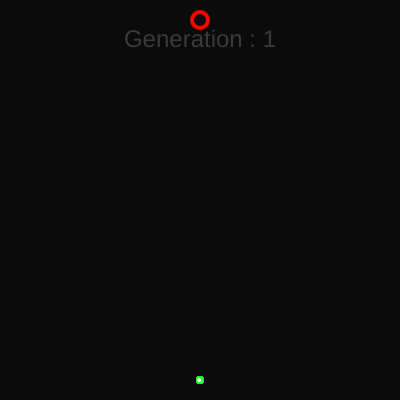
Frame 1 (no input)
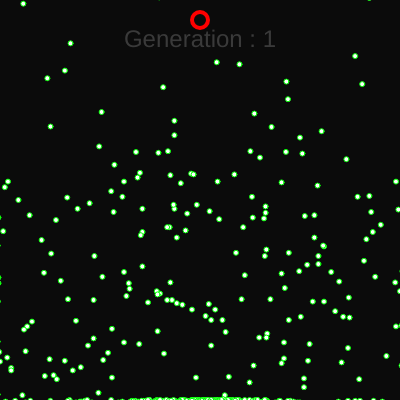
Frame 60 (no input)
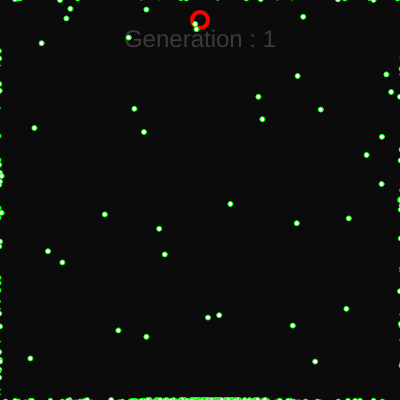
Frame 120 (the mouse pressed at the canvas centre since frame 60)

The p5.js sketch that drew these frames (run headless with seeded random() and noise() and a simulated clock; from frame 60 on, the mouse is pressed at the canvas centre):

// p5.js sketch
// ── sketch.js

let generation = 1;
let walls = [];
let population;
let mutation_rate = 0.01;
let drawing = false;

let startPos;
let endPos;

function setup(){
    // Create canvas
    createCanvas(400, 400);

    population = new Population(500);
    startPos = createVector(0, 0);
    endPos = createVector(0, 0);
}

function draw(){
    background(11);

    // Show Walls
    walls.forEach(wall => {
        wall.show();
    })

    // Draw Walls
    if(drawing){
        push();
        strokeWeight(4);
        stroke(255);
        noFill();
        rect(mouseX, mouseY, startPos.x - mouseX, startPos.y - mouseY);
        pop();
    }

    // Update and show
    population.update();
    population.show();

    // If All Dead
    if (population.allDead()){
        generation ++;
        population.reset();
    }

    // Collision
    population.collide(walls);

    // Generation Text
    push();
    textAlign(CENTER, CENTER);
    textSize(24);
    fill(255, 50);
    text("Generation : " + generation, width/2, 40);
    pop();

    // Help Text
    push();
    text("Tap Once to start drawing, tap again to stop", )
}

function mousePressed(){
    drawing = !drawing;
    if (drawing){
        startPos.set(mouseX, mouseY);
    }else{
        endPos.set(mouseX - startPos.x, mouseY - startPos.y);
        walls[walls.length] = new Wall(startPos.x, startPos.y, endPos.x, endPos.y);
    }
}

// ── dot.js
class Dot{
    constructor(){
        this.size = 5;
        this.speed = 0.8;
        this.lifetime = 5 * 60;
        this.ctr = 0;
        this.fitness = 0;

        this.pos = createVector(width/2, height - 20);
        this.vel = createVector();
        this.acc = createVector();

        this.genes = [];
        for(let i = 0; i < this.lifetime; i++){
            this.genes[i] = createVector(int(random(-2, 2)), int(random(-2, 2))).mult(this.speed);
        }

        this.dead = false;
    }

    show(){
        push();
        fill(255);
        stroke(0, 255, 0);
        circle(this.pos.x, this.pos.y, this.size);
        pop();
    }

    update(target){
        this.acc = this.genes[this.ctr++];
        this.vel.add(this.acc);
        this.vel.limit(10);
        this.pos.add(this.vel);

        // Check if dead
        if (this.pos.x < 0 || this.pos.x > width || this.pos.y < 0 || this.pos.y > width){
            this.dead = true;
        }
        if (this.ctr >= this.lifetime){
            this.dead = true;
        }
        
        let x = target.x - this.pos.x;
        let y = target.y - this.pos.y;
        if ((x*x + y*y) < (10*10)){
            this.dead = true;
        }
    }

    reset(){
        // Actual resetting
        this.pos = createVector(width/2, height - 20);
        this.vel = createVector();
        this.acc = createVector();
        this.ctr = 0;
        this.fitness = 0; // Don't need this cause directly assigning in calculate_fitness
        
        this.dead = false;
    }

    calculate_fitness(target){
        let x = target.x - this.pos.x;
        let y = target.y - this.pos.y;
        let res = Math.sqrt(x*x + y*y);
        this.fitness = res;
    }

    mutate(){
        for(let i = 0; i < this.genes.length; i++){
            if(random(1) < mutation_rate){
                this.genes[i] = createVector(int(random(-2, 2)), int(random(-2, 2))).mult(this.speed);
            }
        }
    }

    clone(){
        let clone = new Dot();
        clone.genes = this.genes.slice();
        return clone;
    }

    crossover(partner){
        let child = null;
        if(random(1) < 0.5){
            child = this.clone();
        }
        else{
            child = partner.clone();
        }
        return child;
    }

}

// ── population.js
class Population{
    constructor(pop_len){
        this.pop_len = pop_len;
        this.population = [];
        this.target = createVector(width/2, 20);

        // Initialize population
        for(let i = 0; i < this.pop_len; i++){
            this.population[i] = new Dot();
        }
    }

    update(){
        // Update if not dead
        this.population.forEach(dot => {
            if (!dot.dead) dot.update(this.target);
        });
    }

    reset(){
        // Calculate fitness values
        this.population.forEach(dot => {
            dot.calculate_fitness(this.target);
        });

        // Sort based on fitness (closest to target at start)
        this.sort();

        // Crossover (Just cloning right now)
        for(let i = 0; i < this.pop_len; i++){
            let parent1 = this.population[int(random(0, this.pop_len / 5))];
            let parent2 = this.population[int(random(0, this.pop_len / 5))];

            this.population[i] = parent1.crossover(parent2);
        }

        // Mutate to introduce some randomness
        this.mutate();
        
        // Reset Every Dot
        this.population.forEach(dot => {
            dot.reset();
        });
    }

    collide(walls){
        // Collision with walls
        this.population.forEach(dot => {
            walls.forEach(wall => {
                if (wall.collide(dot)){
                    dot.dead = true;
                }
            });
        });
    }

    show(){
        // Show Target
        push();
        stroke(255, 0, 0);
        strokeWeight(4);
        noFill();
        circle(this.target.x, this.target.y, 16);
        pop();

        // Show Population
        this.population.forEach(dot => {
            dot.show();
        });
    }

    allDead(){
        let ad = true;
        this.population.forEach(dot => {
            if (!dot.dead){
                ad = false;
            }
        });
        return ad;
    }

    sort(){
        for(let i = 0; i < this.pop_len; i++){
            for(let j = i; j < this.pop_len; j++){
                if (this.population[i].fitness > this.population[j].fitness){
                    let temp = this.population[i];
                    this.population[i] = this.population[j];
                    this.population[j] = temp;
                }
            }
        }
    }

    crossover(){
        for(let i = 0; i < this.population.length; i++){
            let parent1 = this.population[int(random(0, this.pop_len / 2))];
            let parent2 = this.population[int(random(0, this.pop_len / 2))];

            let child = parent1.crossover(parent2);
            this.population[i] = child;
        }
    }

    mutate(mr){
        this.population.forEach(dot => {
            dot.mutate();
        })
    }
}

// ── style.css
 /* The switch - the box around the slider */
.switch {
  position: relative;
  display: inline-block;
  width: 40px;
  height: 24px;
}

/* Hide default HTML checkbox */
.switch input {
  opacity: 0;
  width: 0;
  height: 0;
}

/* The slider */
.slider {
  position: absolute;
  cursor: pointer;
  top: 0;
  left: 0;
  right: 0;
  bottom: 0;
  background-color: #ccc;
  -webkit-transition: .4s;
  transition: .4s;
}

.slider:before {
  position: absolute;
  content: "";
  height: 16px;
  width: 16px;
  left: 4px;
  bottom: 4px;
  background-color: white;
  -webkit-transition: .4s;
  transition: .4s;
}

input:checked + .slider {
  background-color: #2196F3;
}

input:focus + .slider {
  box-shadow: 0 0 1px #2196F3;
}

input:checked + .slider:before {
  -webkit-transform: translateX(16px);
  -ms-transform: translateX(16px);
  transform: translateX(16px);
}

/* Rounded sliders */
.slider.round {
  border-radius: 34px;
}

.slider.round:before {
  border-radius: 50%;
}

html, body {
  height: 100%;
}

body {
  /*background-color: lightblue;*/
  /* Dusty Green */
  /* background: #093028;
  background: -webkit-linear-gradient(to left, #237A57, #093028);
  background: linear-gradient(to left, #237A57, #093028); */

  /* Space Black */
  /*background: #000000;
  background: -webkit-linear-gradient(to left, #434343, #000000);
  background: linear-gradient(to left, #434343, #000000);*/

  /* Venice Blue */
  /* background: #085078;
  background: -webkit-linear-gradient(to top left, #85D8CE, #085078);
  background: linear-gradient(to top left, #85D8CE, #085078); */

  /* Celectial */
  background: #C33764;  /* fallback for old browsers */
  background: -webkit-linear-gradient(to left, #1D2671, #C33764);  /* Chrome 10-25, Safari 5.1-6 */
  background: linear-gradient(to left, #1D2671, #C33764); /* W3C, IE 10+/ Edge, Firefox 16+, Chrome 26+, Opera 12+, Safari 7+ */

  margin: 0;
  display: flex;

  /* This centers our sketch horizontally. */
  justify-content: center;

  /* This centers our sketch vertically. */
  align-items: center;
}

canvas {
  border-radius: 12px;
  /* border:white 3px solid; */
  box-shadow: 2px 2px 44px 0px rgba(0, 0, 0,0.95);
}

@font-face {
  font-family: comicmono;
  src: url(ComicMono.ttf);
}

.myclass {
  color: white;
  font-family: comicmono;
  margin: 30px;
  font-size: 22px;
}

.simple-input {
    display: block;
    padding: 5px;
    border: 4px solid #F1B720;
    border-radius: 5px;
    color: #333;
    transition: all 0.3s ease-out;
}
.simple-input:hover {
    border-radius: 8px
}
.simple-input:focus {
    outline: none;
    border-radius: 8px;
    border-color: #EBD292;
}

/*
*/

.btn {
  box-sizing: border-box;
  -webkit-appearance: none;
     -moz-appearance: none;
          appearance: none;
  background-color: transparent;
  border: 2px solid #e74c3c;
  border-radius: 0.6em;
  color: #e74c3c;
  cursor: pointer;
  display: -webkit-box;
  display: -webkit-flex;
  display: -ms-flexbox;
  display: flex;
  -webkit-align-self: center;
      -ms-flex-item-align: center;
          align-self: center;
  font-size: 1rem;
  font-weight: 400;
  line-height: 1;
  margin: 20px;
  padding: 1.2em 2.8em;
  text-decoration: none;
  text-align: center;
  text-transform: uppercase;
  font-family: 'Montserrat', sans-serif;
  font-weight: 700;
}

.btn:hover, .btn:focus {
  color: #fff;
  outline: 0;
}

.third {
  border-color: #e74c3c;
  color: #fff;
  box-shadow: 0 0 40px 40px #e74c3c inset, 0 0 0 0 #e74c3c;
  -webkit-transition: all 150ms ease-in-out;
  transition: all 150ms ease-in-out;
}
.third:hover {
  box-shadow: 0 0 10px 0 #e74c3c inset, 0 0 10px 4px #e74c3c;
}

// ── wall.js
class Wall{
    constructor(x, y, w, h){
        this.x = x;
        this.y = y;
        this.w = w;
        this.h = h;
    }

    show(){
        push();
        strokeWeight(4);
        stroke(255);
        noFill();
        rect(this.x, this.y, this.w, this.h);
        pop();
    }

    collide(dot){
        if (dot.pos.x > this.x && dot.pos.x < this.x + this.w && dot.pos.y > this.y && dot.pos.y < this.y + this.h){
            return true;
        }
        return false;
    }
}
